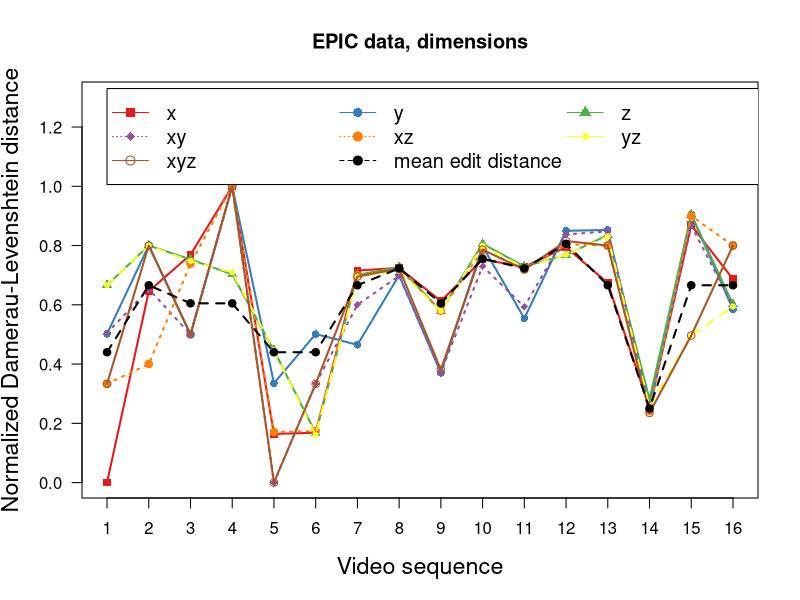

Source code (R):
library(RColorBrewer)

# Define data (x: videos, y: fit of model, edit distance with Damerau-Levenshtein)
xdata <- c(1,2,3,4,5,6,7,8,9,10,11,12,13,14,15,16)
x <- c(0,0.6458,0.769,1,0.164333333333333,0.168333333333333,0.7158,0.7245,0.6125,0.752714285714286,
       0.728333333333333,0.794444444444444,0.6734,0.2525,0.8686,0.6866)
y <- c(0.502,0.8,0.5,1,0.335333333333333,0.501333333333333,0.4648,0.700166666666667,0.37,0.797428571428571,
       0.554166666666667,0.849666666666667,0.8526,0.2485,0.9054,0.5844)
z <- c(0.666666666666667,0.8,0.753,0.703,0.446333333333333,0.166666666666667,0.7008,0.728166666666667,0.57875,
       0.805714285714286,0.729833333333333,0.768222222222222,0.8356,0.2805,0.9044,0.6016)
xy <- c(0.504333333333333,0.653,0.5,1,0,0.333333333333333,0.6,0.6975,0.37175,0.730142857142857,0.593333333333333,
        0.837666666666667,0.8478,0.256,0.8672,0.596)
xz <- c(0.333333333333333,0.4,0.7385,1,0.170333333333333,0.174,0.6992,0.721833333333333,0.57975,0.785857142857143,
        0.721833333333333,0.804222222222222,0.8,0.241,0.9,0.8)
yz <- c(0.666666666666667,0.8,0.7475,0.7095,0.447333333333333,0.160666666666667,0.6952,0.715166666666667,0.57925,
        0.799285714285714,0.725666666666667,0.769222222222222,0.831,0.2545,0.4968,0.5942)
xyz <- c(0.333333333333333,0.8,0.5,1,0,0.333333333333333,0.6952,0.722666666666667,0.38125,0.786,0.718833333333333,
         0.815333333333333,0.8,0.235,0.4964,0.8)
avg <- c(0.44,0.666,0.605,0.605,0.44,0.44,0.666,0.723,0.605,0.756,0.723,0.806,0.666,0.25,0.666,0.666)
  
col = brewer.pal(n=7,name='Set1')

# Plot x
plot(xdata, x, type='o', col=col[1], pch=15, lty=1, ylim=c(0,1.3), lwd=2, 
     ylab='Normalized Damerau-Levenshtein distance', main="EPIC data, dimensions",
     xlab='Video sequence', las=1, xaxt='n', cex.lab=1.4)
axis(side=1, at=1:16, labels=xdata, cex.axis=1)

# Plot y
points(xdata, y, col=col[2], pch=16)
lines(xdata, y, col=col[2], lty=1, lwd=2)

# Plot z
points(xdata, z, col=col[3], pch=17)
lines(xdata, z, col=col[3], lty=1, lwd=2)

# Plot xy
points(xdata, xy, col=col[4], pch=18)
lines(xdata, xy, col=col[4], lty=3, lwd=2)

# Plot xz
points(xdata, xz, col=col[5], pch=19)
lines(xdata, xz, col=col[5], lty=3, lwd=2)

# Plot yz
points(xdata, yz, col=col[6], pch=20)
lines(xdata, yz, col=col[6], lty=2, lwd=2)

# Plot xyz
points(xdata, xyz, col=col[7], pch=21)
lines(xdata, xyz, col=col[7], lty=1, lwd=2)

# Plot avg/baseline
points(xdata, avg, col='black', pch=19)
lines(xdata, avg, col='black', lty=2, lwd=2)


# Plot legend in 3 columns
legend_order <- matrix(1:9, ncol=3, byrow=TRUE)

legend(1,1.33, c('x','y','z','xy','xz','yz','xyz','mean edit distance')[legend_order], 
       col=c(col[1],col[2],col[3],col[4],col[5],col[6],col[7],'black')[legend_order], 
       pch=c(15,16,17,18,19,20,21,19)[legend_order], lty=c(1,1,1,3,3,1,1,2)[legend_order], ncol=3, cex=1.2)
